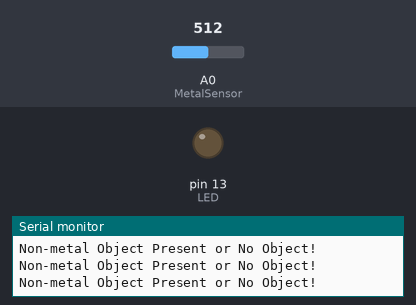
This sketch was run on a simulated Arduino Uno, built with avr-gcc and run on an emulated ATmega328P. Parts: output pins drawn as LEDs (lit = HIGH), the last lines printed to the serial monitor. Inputs (shaded band) come from the test bench; at power-on: A0 (MetalSensor) = 512.

Above: at 1.2 s.
1.3 s: A0 (MetalSensor) set to 0
At 2.3 s:
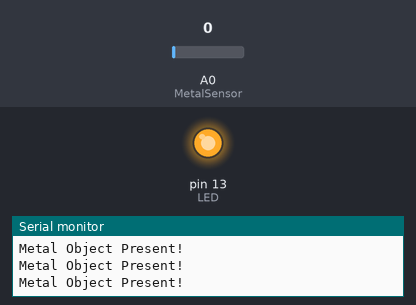
2.8 s: A0 (MetalSensor) set to 122
At 3.2 s:
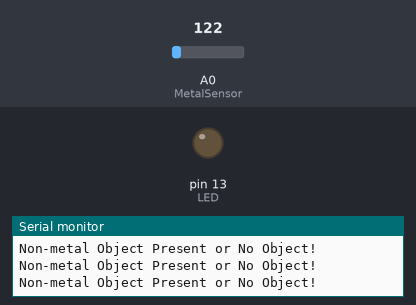
Timing chart, 0 to 5.8 s (numbered marks = the images above; inputs shaded):
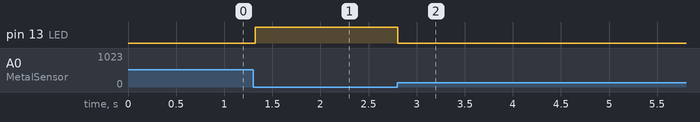

Measured:
- after the input at 1.3 s, pin 13 (LED): LOW → HIGH at once
- after the input at 2.8 s, pin 13 (LED): HIGH → LOW at once

The sketch:

MetalDetection.ino
```cpp
/*
1)  Sensor Used - Robocraze LJ18A3-8-Z/BX 8mm Approach Sensor Inductive Proximity ( Inductive Proximity Sensor NPN )
2)  This sensor works on Analog Pins only (so it will not work on rest pins like Digital Pins - if used will always show Non-Metal object present)
3)  This sensor gives integer values only as- (0 = Metal), (127 = Non-Metal)
4)  Make Sure that you are using Analog Pins only For Input
*/

int MetalSensor = A0;                                                       // connect MetalSensor( Inductive Proximity Sensor NPN ) module to Arduino pin A0
int LED = 13;                                                               // connect LED to Arduino pin 13

void setup(){
  Serial.begin(9600);                                                       // Initialize Serial at 9600 Baud Rate.
  Serial.println("Serial Working");                                         // Test to check if serial is working or not
  pinMode(MetalSensor, INPUT);                                              // Set MetalSensor pin as INPUT
  pinMode(LED, OUTPUT);                                                     // LED Pin Output
}

void loop(){
  int sensorInputValue = analogRead(MetalSensor);                           //The Input value is integer (input from Analog Pin)
  //Serial.println(sensorInputValue);                                       // Uncomment this line to see input values on serial monitor window
  if (sensorInputValue == 0)                                                // Check if the pin high or not
  {
    // if the pin input is "0" then turn off the onboard Led
    digitalWrite(LED, HIGH);                                                // LED High
    Serial.println("Metal Object Present!");                                // print Metal Object Present! on the serial monitor window
  }
  else  {
    // ACtually for Non-Metal Object it generates "127" value but we are using else condition if Input is not equal to zero then there is no object or Non-Metal object is present
    //else turn off the onboard LED
    digitalWrite(LED, LOW);                                                 // LED Low
    Serial.println("Non-metal Object Present or No Object!");               // print Non-metal Object Present or No Object! on the serial monitor window
  }
}
```
